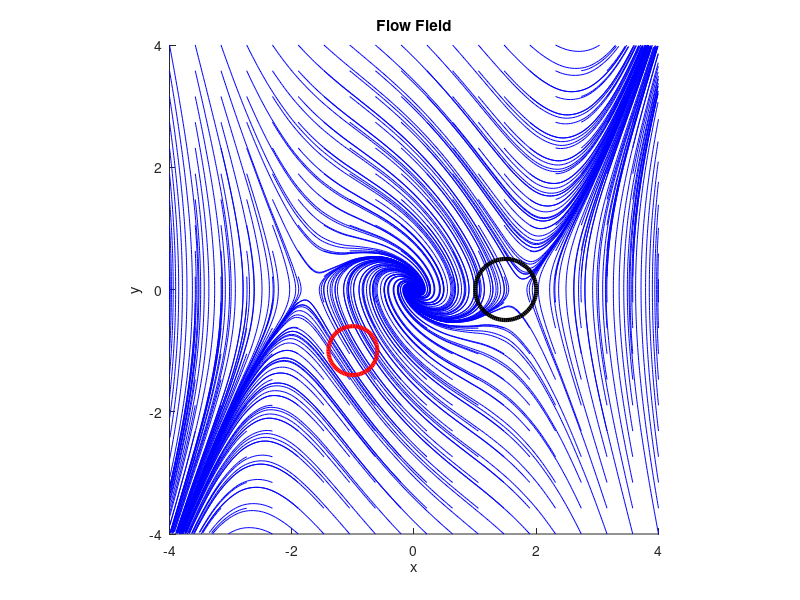

MATLAB code to generate this figure:
% Test plotting a vector field
% Example from 'On Analysis and Synthesis of Safe Control Laws'
% by Anders Rantzer and Stephen Prajna

m = 4;
N = 20;

[x, y] = meshgrid(linspace(-m, m, N));

xdot = y;
ydot = -x + (1/3).* x.^3 - y;

%quiver(x, y, xdot, ydot)

%initial and unsafe sets
theta = linspace(0, 2*pi, 100);
circ = [cos(theta); sin(theta)];
X0 = [1.5; 0] + circ*0.5;
Xu = [-1; -1] + circ*0.4;
%p(x) = -(x+1)^2 + (y+1)^2

figure(3)
hold on
streamline(x, y, xdot, ydot, x, y)
plot(X0(1, :), X0(2, :), 'k', 'Linewidth', 3)
plot(Xu(1, :), Xu(2, :), 'r', 'Linewidth', 3)

hold off
axis square
xlabel('x')
ylabel('y')
title('Flow Field')